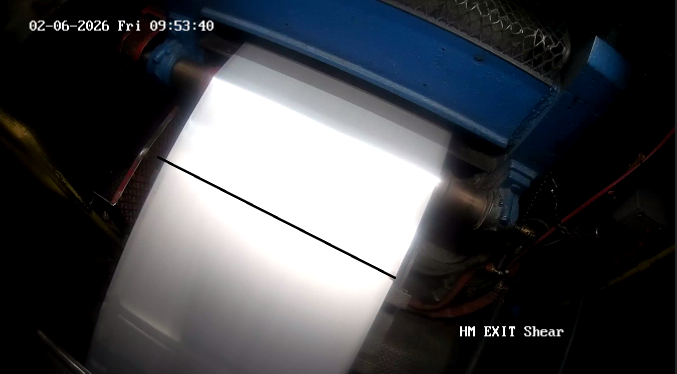
#> input picture photo.png, 1353 x 747 px, given in place of the camera (shown at 1/2 size)
$ python main.py
#> lines starting #> are read from the running program, lines starting #| are printed output that depends on the picture; after the words box and inside, x2 and y2 are one past the last pixel; in counts of white or black regions, pixels touching at a corner belong together

import cv2
import numpy as np
import time

def open_camera(preferred_index=0):
    """Try opening the camera with multiple backends (Windows-friendly)."""
    cap = cv2.VideoCapture(preferred_index)
    if cap is not None and cap.isOpened():
        return cap, preferred_index

    cap = cv2.VideoCapture(preferred_index, cv2.CAP_DSHOW)
    if cap is not None and cap.isOpened():
        return cap, preferred_index

    cap = cv2.VideoCapture(preferred_index, cv2.CAP_MSMF)
    if cap is not None and cap.isOpened():
        return cap, preferred_index

    for idx in [1, 2, 3]:
        cap = cv2.VideoCapture(idx, cv2.CAP_DSHOW)
        if cap is not None and cap.isOpened():
            return cap, idx

    return None, None

def clamp_roi(x, y, w, h, img_shape):
    """Ensure ROI stays within the image bounds and has at least 1x1 size."""
    H, W = img_shape[:2]
    x = max(0, min(x, W - 1))
    y = max(0, min(y, H - 1))
    w = max(1, min(w, W - x))
    h = max(1, min(h, H - y))
    return x, y, w, h

def draw_axis_aligned_box(img, x1, y1, x2, y2, margin=3, color=(255, 0, 0), thickness=2):
    """Axis-aligned rectangle around a line segment from (x1,y1) to (x2,y2)."""
    xmin = min(x1, x2) - margin
    ymin = min(y1, y2) - margin
    xmax = max(x1, x2) + margin
    ymax = max(y1, y2) + margin
    cv2.rectangle(img, (xmin, ymin), (xmax, ymax), color, thickness)

# ----- Mouse interaction helpers -----
HANDLE_SIZE = 8
HANDLE_HIT_RADIUS = 12

def point_in_rect(px, py, rx, ry, rw, rh):
    return rx <= px <= rx + rw and ry <= py <= ry + rh

def near_point(px, py, qx, qy, tol=HANDLE_HIT_RADIUS):
    return abs(px - qx) <= tol and abs(py - qy) <= tol

class ROIController:
    """
    Manages mouse interactions for dragging and resizing the ROI.
    - Left-click inside ROI: drag move.
    - Left-click near a corner handle: resize.
    """

    def __init__(self, x, y, w, h, img_shape):
        self.x, self.y, self.w, self.h = clamp_roi(x, y, w, h, img_shape)
        self.dragging = False
        self.resizing = False
        self.resize_anchor = None
        self.drag_offset = (0, 0)
        self.img_shape = img_shape

    def corners(self):
        tl = (self.x, self.y)
        tr = (self.x + self.w, self.y)
        bl = (self.x, self.y + self.h)
        br = (self.x + self.w, self.y + self.h)
        return {"tl": tl, "tr": tr, "bl": bl, "br": br}

    # [58 lines left out: functions handle_hit, on_mouse, not called in this run]

    def draw(self, img):
        """Draw ROI box and corner handles."""
        cv2.rectangle(img, (self.x, self.y), (self.x + self.w, self.y + self.h), (255, 0, 255), 2)
        for (cx, cy) in self.corners().values():
            cv2.rectangle(img,
                          (cx - HANDLE_SIZE // 2, cy - HANDLE_SIZE // 2),
                          (cx + HANDLE_SIZE // 2, cy + HANDLE_SIZE // 2),
                          (255, 0, 255), -1)

# ---- Vertical filtering helpers ----
def line_angle_deg(x1, y1, x2, y2):
    """
    Returns the line angle in degrees mapped to [0, 180).
    0° is horizontal (left->right), 90° is vertical.
    """
    dx = x2 - x1
    dy = y2 - y1
    if dx == 0 and dy == 0:
        return None
    angle = (np.degrees(np.arctan2(dy, dx)) + 180) % 180
    return angle

def is_near_vertical(x1, y1, x2, y2, tol_deg=10):
    """
    True if the line segment angle is within tol_deg of 90° (vertical).
    """
    angle = line_angle_deg(x1, y1, x2, y2)
    if angle is None:
        return False
    return abs(angle - 90.0) <= tol_deg

def main():
    cap, cam_idx = open_camera(preferred_index=0)
    if cap is None:
        print("[error] Could not open any camera. Check privacy settings or close apps using the camera.")
        print("[hint] Windows: Settings → Privacy & security → Camera → Allow apps to access your camera.")
        return
    print(f"[info] Using camera index: {cam_idx}")

    # Set capture resolution & FPS (lower if preview lags)
    cap.set(cv2.CAP_PROP_FRAME_WIDTH, 1280)
    cap.set(cv2.CAP_PROP_FRAME_HEIGHT, 720)
    cap.set(cv2.CAP_PROP_FPS, 30)

    # Detection params (box all lines regardless of size)
    CANNY_LOW = 30
    CANNY_HIGH = 100
    HOUGH_THRESHOLD = 70  # will be adjusted by mouse wheel
    MIN_LINE_LENGTH = 3
    MAX_LINE_GAP = 12

    HOUGH_MIN = 10   # clamp low end to avoid too much noise
    HOUGH_MAX = 200  # clamp high end to avoid missing everything
    HOUGH_STEP = 5   # per mouse wheel notch

    # Vertical filter settings
    IGNORE_VERTICAL = True
    TOL_VERTICAL_DEG = 10         # initial tolerance around 90°
    TOL_VERTICAL_DEG_MIN = 0
    TOL_VERTICAL_DEG_MAX = 45
    TOL_VERTICAL_STEP = 1

    window_name = "Drag ROI + Mouse Wheel (Hough threshold) | Lines view"
    cv2.namedWindow(window_name, cv2.WINDOW_NORMAL)

    # Read an initial frame
    ok, frame = cap.read()
#> frame is the input picture: shape (747, 1353, 3); mean B, G, R 74, 69.8, 67.8
    if not ok or frame is None:
        print("[error] Could not read initial frame.")
        cap.release()
        return
    H, W = frame.shape[:2]
#> H = 747; W = 1353

    # ROI starts centered covering ~50% of the frame
    roi = ROIController(x=W//4, y=H//4, w=W//2, h=H//2, img_shape=frame.shape)

    # Shared state to let mouse callback adjust HOUGH_THRESHOLD
    state = {"HOUGH_THRESHOLD": HOUGH_THRESHOLD}

    # Mouse callback combining ROI interactions + mouse wheel adjustment
    # [11 lines left out: function mouse_cb, not called in this run]

    cv2.setMouseCallback(window_name, mouse_cb)

    # Arrow key codes (Windows via waitKeyEx)
    VK_LEFT  = 2424832
    VK_RIGHT = 2555904
    VK_UP    = 2490368
    VK_DOWN  = 2621440

    move_step = 10
    size_w_step = 10
    size_h_step = 6

    print("[info] Controls:")
    print("   • Mouse: click-drag inside ROI to move; drag corner squares to resize; scroll wheel adjusts Hough threshold")
    print("   • Keys: +/- resize ROI, arrows/WASD move ROI, s snapshot, q quit")
    print("   • Vertical filter: [ decreases tol, ] increases tol; v toggles ignore-vertical on/off")

    while True:
        ok, frame = cap.read()
        if not ok or frame is None:
            print("[warn] Failed to read frame. Retrying...")
            time.sleep(0.05)
            continue

        # Ensure ROI stays valid if frame size changes
        roi.x, roi.y, roi.w, roi.h = clamp_roi(roi.x, roi.y, roi.w, roi.h, frame.shape)
#> roi.x = 338; roi.y = 186; roi.w = 676; roi.h = 373

        # Preprocess
        gray = cv2.cvtColor(frame, cv2.COLOR_BGR2GRAY)
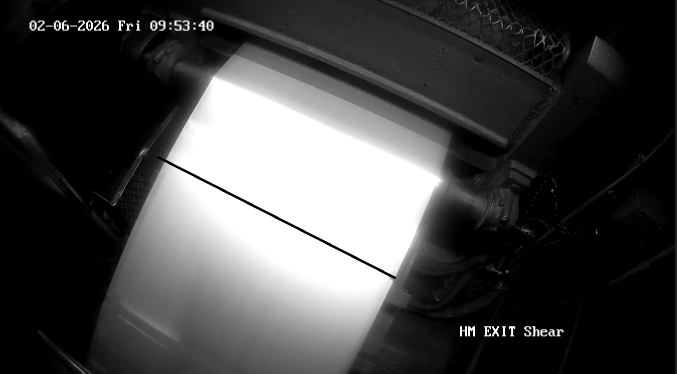
#> gray: shape (747, 1353) (shown at 1/2 size); min 0, max 255, mean 69.7
        gray = cv2.GaussianBlur(gray, (3, 3), 0)

        # Crop to ROI
        roi_gray = gray[roi.y:roi.y + roi.h, roi.x:roi.x + roi.w]
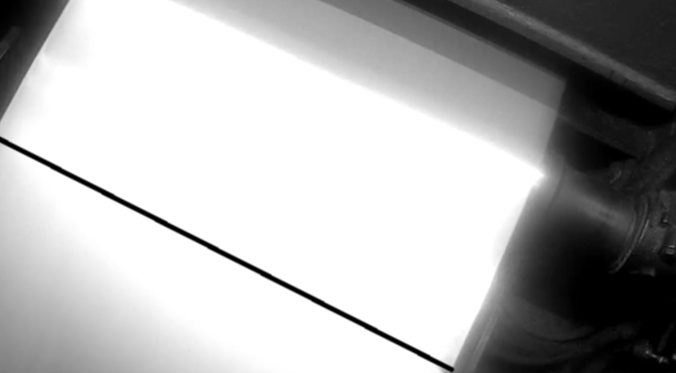
#> roi_gray: shape (373, 676); min 0, max 255, mean 179

        # Edges in ROI
        edges_roi = cv2.Canny(roi_gray, CANNY_LOW, CANNY_HIGH, apertureSize=3)
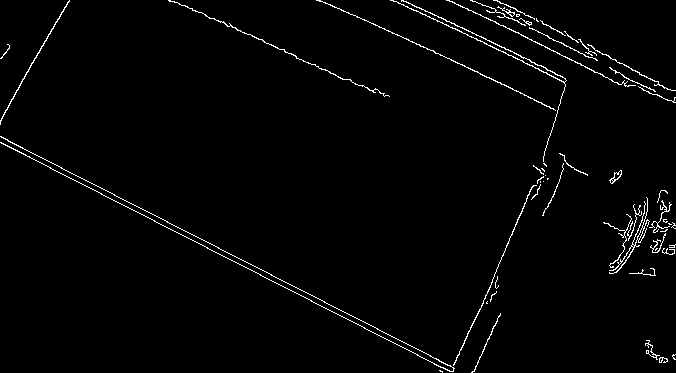
#> edges_roi: shape (373, 676); 1.9% white in thin lines or dots

        # HoughLinesP on ROI using current threshold from mouse wheel state
        HOUGH_THRESHOLD_CURR = state["HOUGH_THRESHOLD"]
        lines_p = cv2.HoughLinesP(
            edges_roi,
            rho=1,
            theta=np.pi / 180,
            threshold=HOUGH_THRESHOLD_CURR,
            minLineLength=MIN_LINE_LENGTH,
            maxLineGap=MAX_LINE_GAP
        )
#> lines_p = 19 rows, first 6: [1, 137, 454, 368], [0, 142, 449, 371], [348, 12, 541, 102], [1, 142, 451, 371], [449, 0, 625, 86], [184, 5, 355, 84]

        output = frame.copy()

        # Draw ROI and handles
        roi.draw(output)
#> after the loop in draw, `for (cx, cy) in self.corners().values():`:
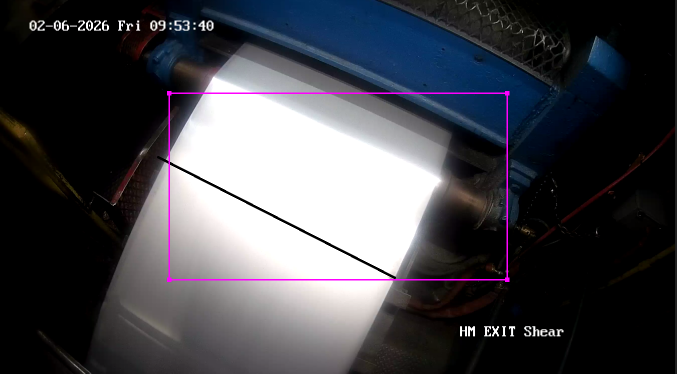
#> img: shape (747, 1353, 3) (shown at 1/2 size); mean B, G, R 74.9, 69.1, 68.7

        # Draw every detected line + box; count them (after vertical filtering)
        box_count = 0
        filtered_count = 0
        if lines_p is not None and len(lines_p) > 0:
            for x1, y1, x2, y2 in lines_p[:, 0]:
                # Skip near-vertical lines if enabled
                if IGNORE_VERTICAL and is_near_vertical(x1, y1, x2, y2, tol_deg=TOL_VERTICAL_DEG):
                    filtered_count += 1
                    continue

                gx1, gy1 = x1 + roi.x, y1 + roi.y
                gx2, gy2 = x2 + roi.x, y2 + roi.y
                cv2.line(output, (gx1, gy1), (gx2, gy2), (0, 255, 0), 2)
                draw_axis_aligned_box(output, gx1, gy1, gx2, gy2, margin=3, color=(255, 0, 0), thickness=2)
                box_count += 1
#> this loop made 19 passes
#> (x1, y1, x2, y2, gx1) on passes 1 to 12: (1, 137, 454, 368, 339), (0, 142, 449, 371, 338), (348, 12, 541, 102, 686), (1, 142, 451, 371, 339), (449, 0, 625, 86, 787), (184, 5, 355, 84, 522), (474, 321, 532, 186, 812), (425, 14, 564, 82, 763), (506, 4, 639, 72, 844), (2, 116, 69, 0, 340), (485, 5, 588, 57, 823), (402, 0, 545, 67, 740)
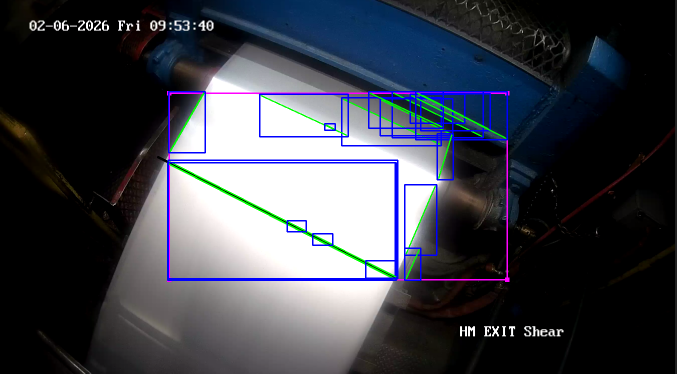
#> output: shape (747, 1353, 3) (shown at 1/2 size); 2.99% of pixels changed, all inside (x1, y1, x2, y2) = (334, 182, 1016, 562)
#> after the loop, box_count = 19; filtered_count = 0

        # Overlay counts and current HOUGH_THRESHOLD
        cv2.putText(output, f"Boxes in ROI: {box_count}", (10, 30),
                    cv2.FONT_HERSHEY_SIMPLEX, 0.9, (0, 255, 0), 2, cv2.LINE_AA)
        cv2.putText(output, f"Hough threshold: {HOUGH_THRESHOLD_CURR}", (10, 60),
                    cv2.FONT_HERSHEY_SIMPLEX, 0.9, (0, 165, 255), 2, cv2.LINE_AA)

        # Vertical filter overlay
        cv2.putText(
            output,
            f"Ignore vertical: {'ON' if IGNORE_VERTICAL else 'OFF'} | tol ±{TOL_VERTICAL_DEG}° | filtered: {filtered_count}",
            (10, 90),
            cv2.FONT_HERSHEY_SIMPLEX, 0.7, (200, 200, 255), 2, cv2.LINE_AA
        )
        cv2.putText(output, "Wheel: up stricter / down more sensitive", (10, 120),
                    cv2.FONT_HERSHEY_SIMPLEX, 0.6, (200, 200, 255), 2, cv2.LINE_AA)
        cv2.putText(output, "[ ] tol, v toggle vertical filter", (10, 145),
                    cv2.FONT_HERSHEY_SIMPLEX, 0.6, (200, 200, 255), 2, cv2.LINE_AA)
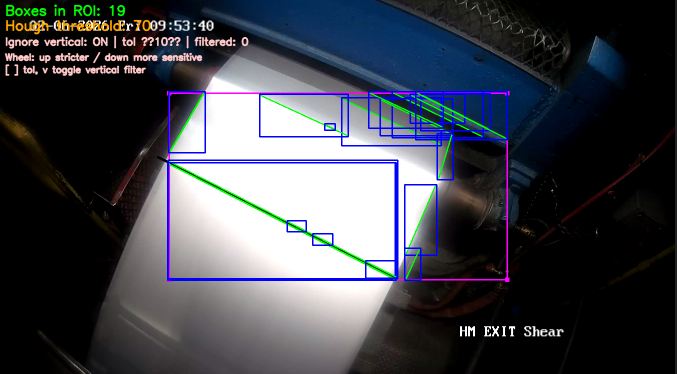
#> output: shape (747, 1353, 3) (shown at 1/2 size); mean B, G, R 77.2, 69.2, 66.6

        # Show single view (left: annotated frame)
        display_frame = cv2.resize(output, (800, 600))
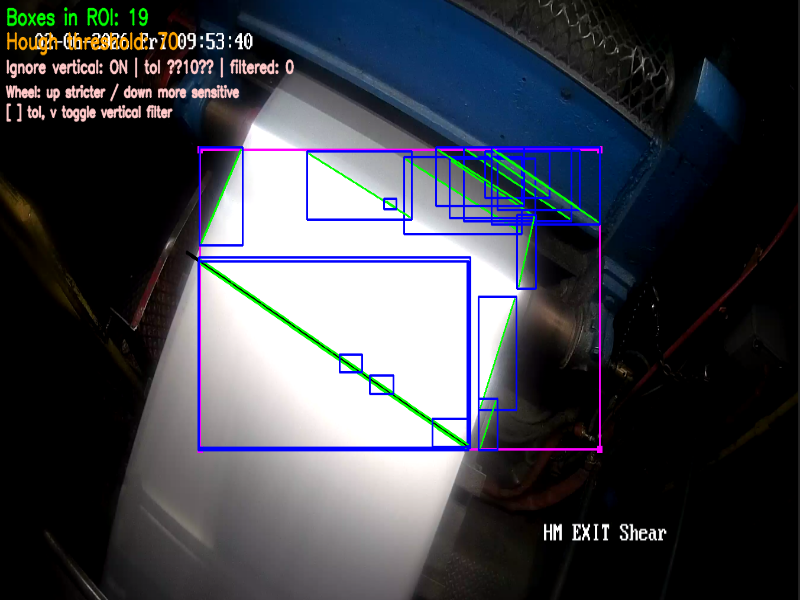
#> display_frame: shape (600, 800, 3); mean B, G, R 77.2, 69.1, 66.5
        cv2.imshow(window_name, display_frame)

        # Use waitKeyEx for extended keys (arrows)
        key = cv2.waitKeyEx(1)
#> (key q is pressed here)
#> key = 113
        if key == ord('q'):
            break
        elif key == ord('s'):
            # NOTE: 's' also appears in WASD; snapshot takes precedence.
            ts = int(time.time())
            out_name = f"snapshot_{ts}.jpg"
            ok = cv2.imwrite(out_name, output)
            print(f"[info] Snapshot saved: {out_name}" if ok else f"[error] Failed to save snapshot: {out_name}")

        # Arrow keys
        elif key == VK_LEFT:
            roi.x -= move_step
        elif key == VK_RIGHT:
            roi.x += move_step
        elif key == VK_UP:
            roi.y -= move_step
        elif key == VK_DOWN:
            roi.y += move_step

        # +/- resize (handle shifted/unshifted)
        elif key in (ord('+'), ord('=')):
            roi.w += size_w_step
            roi.h += size_h_step
        elif key in (ord('-'), ord('_')):
            roi.w -= size_w_step
            roi.h -= size_h_step

        # WASD fallback (note: 's' is snapshot above)
        elif key == ord('a'):
            roi.x -= move_step
        elif key == ord('d'):
            roi.x += move_step
        elif key == ord('w'):
            roi.y -= move_step
        elif key == ord('s'):
            roi.y += move_step

        # Vertical filter tuning
        elif key == ord('['):
            TOL_VERTICAL_DEG = max(TOL_VERTICAL_DEG_MIN, TOL_VERTICAL_DEG - TOL_VERTICAL_STEP)
        elif key == ord(']'):
            TOL_VERTICAL_DEG = min(TOL_VERTICAL_DEG_MAX, TOL_VERTICAL_DEG + TOL_VERTICAL_STEP)
        elif key == ord('v'):
            IGNORE_VERTICAL = not IGNORE_VERTICAL

        # Re-clamp after any change
        roi.x, roi.y, roi.w, roi.h = clamp_roi(roi.x, roi.y, roi.w, roi.h, frame.shape)

    cap.release()
    cv2.destroyAllWindows()

if __name__ == "__main__":
    main()
